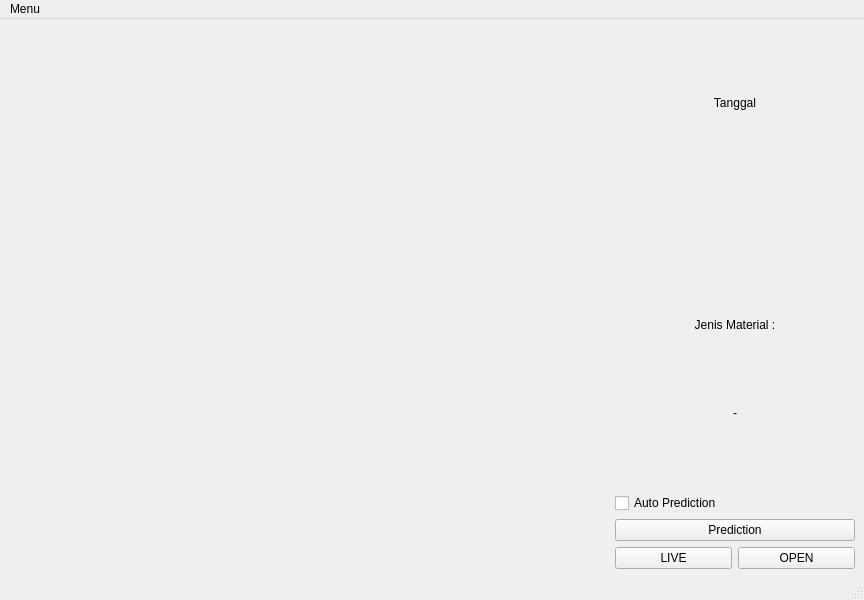
<?xml version="1.0" encoding="UTF-8"?>
<ui version="4.0">
 <class>MainWindow</class>
 <widget class="QMainWindow" name="MainWindow">
  <property name="geometry">
   <rect>
    <x>0</x>
    <y>0</y>
    <width>864</width>
    <height>600</height>
   </rect>
  </property>
  <property name="windowTitle">
   <string>MainWindow</string>
  </property>
  <widget class="QWidget" name="centralwidget">
   <layout class="QGridLayout" name="gridLayout">
    <item row="0" column="0">
     <layout class="QHBoxLayout" name="horizontalLayout">
      <item>
       <widget class="QLabel" name="labelScreen">
        <property name="minimumSize">
         <size>
          <width>600</width>
          <height>0</height>
         </size>
        </property>
        <property name="text">
         <string/>
        </property>
       </widget>
      </item>
      <item>
       <layout class="QVBoxLayout" name="verticalLayout">
        <item>
         <widget class="QLabel" name="labelTgl">
          <property name="styleSheet">
           <string notr="true">font: 24pt &quot;.SF NS Text&quot;;</string>
          </property>
          <property name="text">
           <string>Tanggal</string>
          </property>
          <property name="alignment">
           <set>Qt::AlignCenter</set>
          </property>
         </widget>
        </item>
        <item>
         <widget class="QLabel" name="label_3">
          <property name="text">
           <string>Jenis Material :</string>
          </property>
          <property name="alignment">
           <set>Qt::AlignBottom|Qt::AlignHCenter</set>
          </property>
         </widget>
        </item>
        <item>
         <widget class="QLabel" name="labelMaterial">
          <property name="styleSheet">
           <string notr="true">font: 40pt &quot;.SF NS Text&quot;;</string>
          </property>
          <property name="text">
           <string>-</string>
          </property>
          <property name="alignment">
           <set>Qt::AlignCenter</set>
          </property>
         </widget>
        </item>
        <item>
         <layout class="QGridLayout" name="gridLayout_3">
          <item row="1" column="0">
           <widget class="QPushButton" name="btnPredict">
            <property name="text">
             <string>Prediction</string>
            </property>
           </widget>
          </item>
          <item row="0" column="0">
           <widget class="QCheckBox" name="checkPredict">
            <property name="text">
             <string>Auto Prediction</string>
            </property>
           </widget>
          </item>
         </layout>
        </item>
        <item>
         <layout class="QHBoxLayout" name="horizontalLayout_2">
          <item>
           <widget class="QPushButton" name="btnLive">
            <property name="text">
             <string>LIVE</string>
            </property>
           </widget>
          </item>
          <item>
           <widget class="QPushButton" name="btnOpen">
            <property name="text">
             <string>OPEN</string>
            </property>
           </widget>
          </item>
         </layout>
        </item>
       </layout>
      </item>
     </layout>
    </item>
   </layout>
  </widget>
  <widget class="QMenuBar" name="menubar">
   <property name="geometry">
    <rect>
     <x>0</x>
     <y>0</y>
     <width>864</width>
     <height>22</height>
    </rect>
   </property>
   <widget class="QMenu" name="menuMenu">
    <property name="title">
     <string>Menu</string>
    </property>
    <addaction name="actionOpen_File"/>
    <addaction name="actionLoad_Model"/>
    <addaction name="actionClose"/>
   </widget>
   <addaction name="menuMenu"/>
  </widget>
  <widget class="QStatusBar" name="statusbar"/>
  <action name="actionOpen_File">
   <property name="text">
    <string>Open File</string>
   </property>
  </action>
  <action name="actionClose">
   <property name="text">
    <string>Close</string>
   </property>
  </action>
  <action name="actionLoad_Model">
   <property name="text">
    <string>Load Model</string>
   </property>
  </action>
 </widget>
 <resources/>
 <connections/>
</ui>
